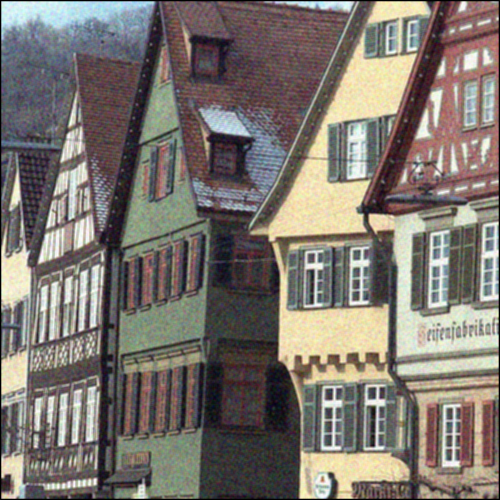
#> input picture start_100_questions/answers_01_10/q_9/output/answer.png, 500 x 500 px
$ jupyter execute test.ipynb
#> lines starting #> are read from the running program, lines starting #| are printed output that depends on the picture
[cell 1]
import numpy as np

[cell 2]
kernel = np.array([
    [1, 2, 1],
    [2, 4, 2],
    [1, 2, 1]
])

[cell 3]
sigma = 1.3
ksize = 3
center = ksize // 2

new_kernel = np.zeros(shape=(ksize, ksize), dtype=np.float32)

for x in range(0, ksize):
    x2 = (x - center) ** 2
    for y in range(0, ksize):
        y2 = (y - center) ** 2
        g = np.exp(-(x2 + y2) / (2 * sigma * sigma))
        g = g / (2 * np.pi * sigma * sigma)
        new_kernel[x, y] = g

[cell 4]
new_kernel / new_kernel.sum()

[cell 5]
import cv2
import numpy as np
import matplotlib.pyplot as plt

[cell 6]
im_1 = cv2.imread("start_100_questions/answers_01_10/q_9/output/answer.png", -1)[:, :, ::-1]
im_2 = cv2.imread("start_100_questions/answers_01_10/q_9/input.png", -1)[:, :, ::-1]
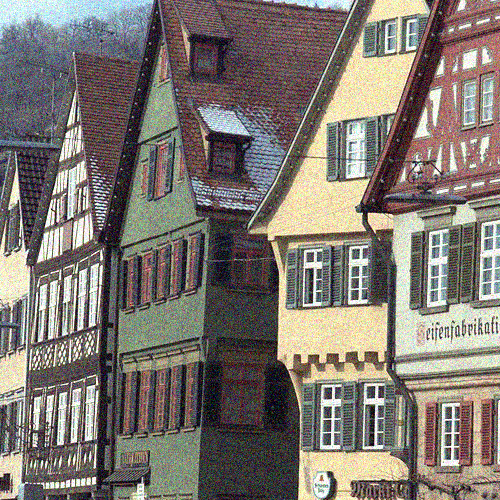
#> input picture start_100_questions/answers_01_10/q_9/input.png, 500 x 500 px

[cell 7]
plt.imshow(im_1 - im_2)
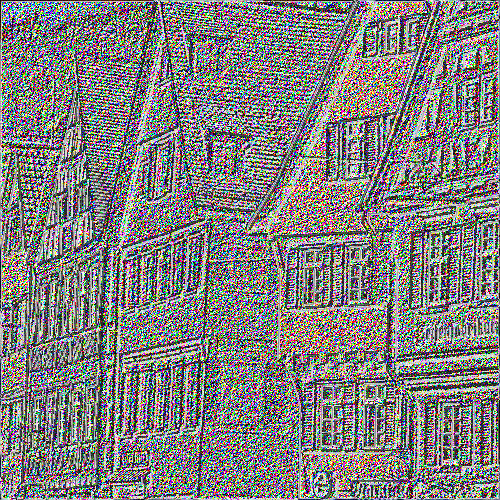
#> shown: shape (500, 500, 3); mean R, G, B 129.3, 127.7, 126.6
